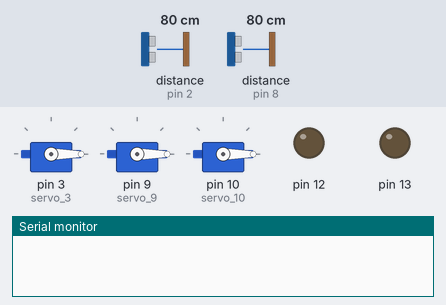
Bench run of a sketch on a simulated Arduino Uno, built with avr-gcc and run on an emulated ATmega328P. On the bench: 3 × servo, output pins drawn as LEDs (lit = HIGH), the last lines printed to the serial monitor. Wiring (inferred from the names in the program): 2 × ultrasonic range finder: trigger pin 4, echo pin 2 / trigger pin 7, echo pin 8. Inputs (shaded band) come from the test bench; at power-on: distance to the obstacle (sensors on pin 2, pin 8) 80 cm. The echo pulse lasts 58.3 µs per cm; pins used as bus, display or sensor lines are not drawn.

Above: at 1.2 s.
1.3 s: distance to the obstacle (sensor on pin 2) set to 33 cm
2.8 s: distance to the obstacle (sensor on pin 2) set to 29 cm
At 4.0 s:
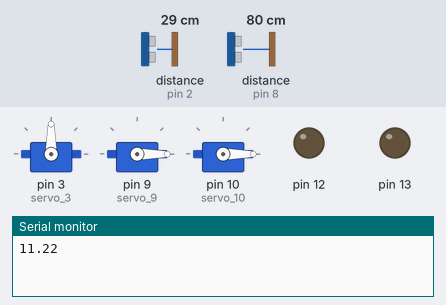
4.3 s: distance to the obstacle (sensor on pin 2) set to 35 cm
At 6.5 s:
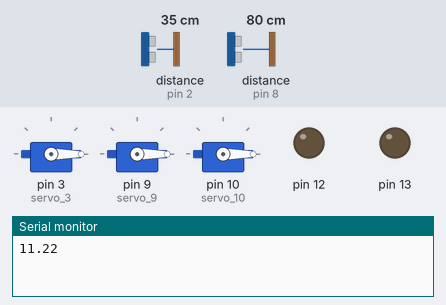
7.3 s: distance to the obstacle (sensor on pin 8) set to 7 cm
8.8 s: distance to the obstacle (sensor on pin 8) set to 4 cm
At 9.7 s:
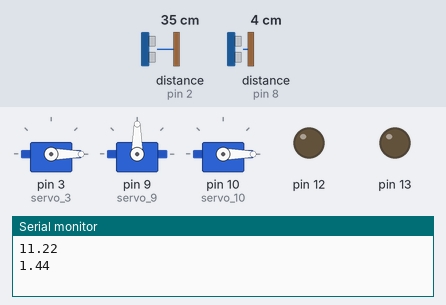
Timing chart, 0 to 18.3 s (numbered marks = the images above; inputs shaded):
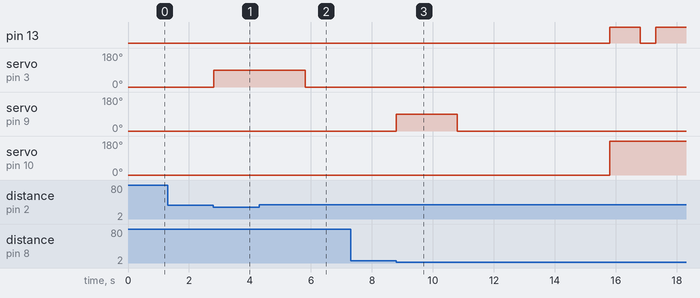

The sketch:

sketch_jul7a.ino
```cpp
//call Servo library
#include <Servo.h>
//initialising the pins
//trig1,echo1 belongs to ultrasonic sensor 1 which is at the entrance
#define trig1 4
#define echo1 2
//trig2,echo2 belongs to ultrasonic sensor 2 which is at the sanitizer dispenser
#define trig2 7
#define echo2 8
//duration1,duration1 corresponding to ultrasonic sensor 1
long duration1=0;
float distance1=0;
//duration2,duration2 corresponding to ultrasonic sensor 2
long duration2=0;
float distance2=0;
//pin 3 corresponding to servo motor 1 at the entrance
Servo servo_3;
//pin 9 corresponds to servo motor 2 at the sanitizer dispenser
Servo servo_9;
//pin 10 corresponding to servo motor 3 at the pass gate
Servo servo_10;

void setup()
{
  servo_3.attach(3);
  servo_9.attach(9);
  servo_10.attach(10);
  pinMode(trig1,OUTPUT);
  pinMode(echo1,INPUT);
  Serial.begin(9600);
  pinMode(trig2,OUTPUT);
  pinMode(echo2,INPUT);
  Serial.begin(9600);
  //red led at pin 12
  pinMode(12,OUTPUT);
  //green led at pin 13
  pinMode(13,OUTPUT);

}

void loop()
{
  servo_3.write(0);
  servo_9.write(0);
  servo_10.write(0);
  //trigger the US pulse,listen to echo
  //stop the junk waves
  digitalWrite(trig1,LOW);
  delay(0.002);
  //start sound
  digitalWrite(trig1,HIGH);
  delay(0.01);
  digitalWrite(trig1,LOW);
  duration1=pulseIn(echo1,HIGH);
  //calculating the distance
  distance1=(duration1/58.138)*0.39;
  //serial monitor prints distance only if distance1 is less than or equal to 12 inch
  if(distance1<=12)
  {
    Serial.println(distance1);
  }
  //trigger the US pulse,listen to echo
  //stop the junk waves
  digitalWrite(trig2,LOW);
  delay(0.002);
  //start sound
  digitalWrite(trig2,HIGH);
  delay(0.01);
  digitalWrite(trig2,LOW);
  duration2=pulseIn(echo2,HIGH);
  distance2=(duration2/58.138)*0.39;
  //serial monitor prints distance only if distance2 is less than or equal to 2 inch
  if(distance2 <= 2)
  {
    Serial.println(distance2);
  }
  //if the distance measured by US sensor 1 is less tha or equal to 12 inch
  if(distance1 <= 12)
  {
    //servo motor 1 takes a 90 degree rotation indicating the opening of main door
    servo_3.write(90);
    //it remains open for 3 sec
    delay(3000);
  }
  else
  {
    //if distance measured by the US sensor 1 is greater than 12inch the servo motor 1 won't rotate indicating the main door is closed
    servo_3.write(0);
  }
  //if the US sensor 2 at the sanitizer dispenser is less than or equal to 2 inch
   if(distance2 <= 2)
  {
    //servo motor 2 takes a 90 degree rotation indicating the sanitizer is dispensed
    servo_9.write(90);
     //time delay of 2 sec to dispense the sanitizer
    delay(2000);
     //servo motor comes back to 0 degree indicating the santizer dispense stops
    servo_9.write(0);
     //time delay of 5 sec to rub the sanitizer on hands
    delay(5000);
     //after 5 sec the servo motor 3 takes 360 degree turn indicating the pass gate opening
    servo_10.write(360);
     //at the same time green led glows
    digitalWrite(13,HIGH);
     //time delay of 1 sec ,for 1 sec green led turns on
    delay(1000);
     //green led turns off for o.5 sec
    digitalWrite(13,LOW);
    delay(500);
     //for 1 sec green led turns on
    digitalWrite(13,HIGH);
    delay(1000);
     //green led turns off for o.5 sec
    digitalWrite(13,LOW);
    delay(500);
      //for 1 sec green led turns on
    digitalWrite(13,HIGH);
    delay(1000);
     //green led turns off for o.5 sec
    digitalWrite(13,LOW);
    delay(500);
     //servo motor 3 comes back to 0 degree indicating the closure of pass gate
    servo_10.write(0);
     //by the closure of pass gate red led turns on for 2 sec along with this buzzer turns on
    digitalWrite(12,HIGH);
    delay(2000);
    // red led turns off
    digitalWrite(12,LOW);
  }

}
```

Measured:
- the behaviour switches between 31 and 30 cm on distance to the obstacle (sensor on pin 2) (found by bisection; images 0 and 1)
- the behaviour switches between 6 and 5 cm on distance to the obstacle (sensor on pin 8) (found by bisection; images 2 and 3)
- after the input at 1.3 s, every drawn part: stays the same
- after the input at 2.8 s, servo on pin 3 (servo_3): 0° → 90° at once
- after the input at 4.3 s, servo on pin 3 (servo_3): goes on until 5.8 s, then stays 0°
- after the input at 7.3 s, every drawn part: stays the same
- after the input at 8.8 s, pin 13: LOW → HIGH after 7.0 s, → LOW 1.0 s later, → HIGH 0.50 s later; servo on pin 9 (servo_9): 0° → 90° at once, → 0° 2.0 s later; servo on pin 10 (servo_10): 0° → 180° after 7.0 s
